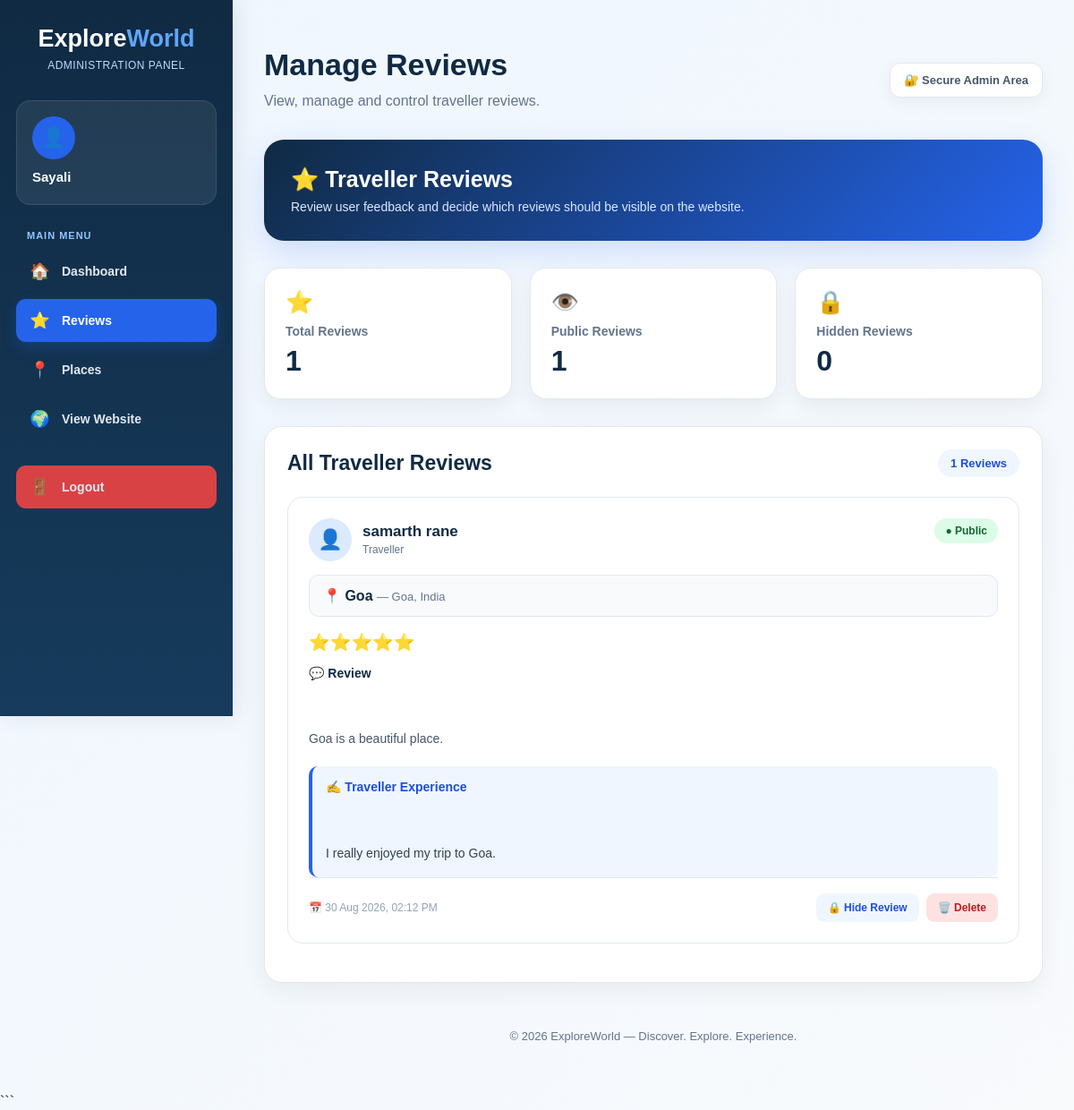
Page /admin/reviews.php (signed in) on the committed database.
### tables this page shows
CREATE TABLE `reviews` (
  `id` int(11) NOT NULL,
  `user_id` int(11) NOT NULL,
  `place_id` int(11) NOT NULL,
  `rating` int(11) NOT NULL,
  `review_text` text NOT NULL,
  `experience_text` text DEFAULT NULL,
  `is_public` tinyint(1) DEFAULT 1,
  `created_at` timestamp NOT NULL DEFAULT current_timestamp()
);

CREATE TABLE `users` (
  `id` int(11) NOT NULL,
  `name` varchar(100) NOT NULL,
  `email` varchar(150) NOT NULL,
  `password` varchar(255) NOT NULL,
  `created_at` timestamp NOT NULL DEFAULT current_timestamp()
);

CREATE TABLE `tourist_places` (
  `id` int(11) NOT NULL,
  `name` varchar(150) NOT NULL,
  `location` varchar(255) NOT NULL,
  `category` varchar(100) DEFAULT NULL,
  `budget` varchar(50) DEFAULT NULL,
  `description` text DEFAULT NULL,
  `best_time` varchar(150) DEFAULT NULL,
  `activities` text DEFAULT NULL,
  `image` varchar(255) DEFAULT NULL,
  `map_link` varchar(500) DEFAULT NULL,
  `created_at` timestamp NOT NULL DEFAULT current_timestamp()
);

### admin/reviews.php (the view, shortened to what this page needs)
<?php
require_once "../config/db.php";
$admin_name = $_SESSION["admin_name"] ?? "Administrator";
$review_query = "
    SELECT
        r.id,
        r.rating,
        r.review_text,
        r.experience_text,
        r.is_public,
        r.created_at,
        u.name AS user_name,
        tp.name AS place_name,
        tp.location AS place_location
    FROM reviews r
    INNER JOIN users u
        ON r.user_id = u.id
    INNER JOIN tourist_places tp
        ON r.place_id = tp.id
    ORDER BY r.created_at DESC
";
$reviews = $conn->query($review_query);
$total_reviews = 0;
$total_query = $conn->query(
    "SELECT COUNT(*) AS total
     FROM reviews"
);
if ($total_query) {
    $total_data = $total_query->fetch_assoc();
    $total_reviews = (int)$total_data["total"];
}
$public_reviews = 0;
$public_query = $conn->query(
    "SELECT COUNT(*) AS total
     FROM reviews
     WHERE is_public = 1"
);
if ($public_query) {
    $public_data = $public_query->fetch_assoc();
    $public_reviews = (int)$public_data["total"];
}
$hidden_reviews =
    $total_reviews - $public_reviews;
?>
<!DOCTYPE html>
<html lang="en">
<head>
</head>
<body>
<aside class="sidebar">
    <a
        href="../index.php"
        class="brand"
    >
        Explore<span>World</span>
    </a>
    <div class="brand-subtitle">
        ADMINISTRATION PANEL
    </div>
    <div class="admin-profile">
        <div class="profile-icon">
        </div>
        <h3>
            <?php
            echo htmlspecialchars(
                $admin_name
            );
            ?>
        </h3>
    </div>
    <div class="nav-title">
        Main Menu
    </div>
    <nav class="sidebar-nav">
        <a href="dashboard.php">
            <span class="nav-icon">
                🏠
            </span>
            Dashboard
        </a>
        <a
            href="reviews.php"
            class="active"
        >
            <span class="nav-icon">
                ⭐
            </span>
            Reviews
        </a>
        <a href="../places/index.php">
            <span class="nav-icon">
                📍
            </span>
            Places
        </a>
        <a href="../index.php">
            <span class="nav-icon">
                🌍
            </span>
            View Website
        </a>
        <a
            href="logout.php"
            class="logout-link"
        >
            <span class="nav-icon">
                🚪
            </span>
            Logout
        </a>
    </nav>
</aside>
<main class="main">
    <div class="top-header">
        <div class="header-text">
            <h1>
                Manage Reviews
            </h1>
            <p>
                View, manage and control traveller reviews.
            </p>
        </div>
        <div class="header-badge">
            🔐 Secure Admin Area
        </div>
    </div>
    <section class="page-banner">
        <h2>
            ⭐ Traveller Reviews
        </h2>
        <p>
            Review user feedback and decide which reviews
            should be visible on the website.
        </p>
    </section>
    <div class="stats">
        <div class="stat-card">
            <div class="stat-icon">
                ⭐
            </div>
            <h3>
                Total Reviews
            </h3>
            <p>
                <?php echo $total_reviews; ?>
            </p>
        </div>
        <div class="stat-card">
            <div class="stat-icon">
                👁️
            </div>
            <h3>
                Public Reviews
            </h3>
            <p>
                <?php echo $public_reviews; ?>
            </p>
        </div>
        <div class="stat-card">
            <div class="stat-icon">
                🔒
            </div>
            <h3>
                Hidden Reviews
            </h3>
            <p>
                <?php echo $hidden_reviews; ?>
            </p>
        </div>
    </div>
    <section class="reviews-section">
        <div class="section-header">
            <h2>
                All Traveller Reviews
            </h2>
            <span class="review-total">
                <?php echo $total_reviews; ?>
                Reviews
            </span>
        </div>
        <?php if ($reviews && $reviews->num_rows > 0): ?>
            <?php while ($review = $reviews->fetch_assoc()): ?>
                <div class="review-card">
                    <div class="review-top">
                        <div class="user-info">
                            <div class="user-avatar">
                                👤
                            </div>
                            <div>
                                <h3>
                                    <?php
                                    echo htmlspecialchars(
                                        $review["user_name"]
                                    );
                                    ?>
                                </h3>
                                <p>
                                    Traveller
                                </p>
                            </div>
                        </div>
                        <?php if ((int)$review["is_public"] === 1): ?>
                            <span class="status status-public">
                                ● Public
                            </span>
                        <?php else: ?>
                            <span class="status status-hidden">
                                ● Hidden
                            </span>
                        <?php endif; ?>
                    </div>
                    <div class="place-info">
                        📍
                        <strong>
                            <?php
                            echo htmlspecialchars(
                                $review["place_name"]
                            );
                            ?>
                        </strong>
                        <?php if (!empty($review["place_location"])): ?>
                            <span>
                                —
                                <?php
                                echo htmlspecialchars(
                                    $review["place_location"]
                                );
                                ?>
                            </span>
                        <?php endif; ?>
                    </div>
                    <div class="rating">
                        <?php
                        $rating =
                            (int)$review["rating"];
                        echo str_repeat(
                            "⭐",
                            $rating
                        );
                        ?>
                    </div>
                    <?php if (!empty($review["review_text"])): ?>
                        <div class="review-content">
                            <h4>
                                💬 Review
                            </h4>
                            <p>
                                <?php
                                echo nl2br(
                                    htmlspecialchars(
                                        $review["review_text"]
                                    )
                                );
                                ?>
                            </p>
                        </div>
                    <?php endif; ?>
                    <?php if (!empty($review["experience_text"])): ?>
                        <div class="experience">
                            <h4>
                                ✍️ Traveller Experience
                            </h4>
                            <p>
                                <?php
                                echo nl2br(
                                    htmlspecialchars(
                                        $review["experience_text"]
                                    )
                                );
                                ?>
                            </p>
                        </div>
                    <?php endif; ?>
                    <div class="review-footer">
                        <div class="review-date">
                            📅
                            <?php
                            if (!empty($review["created_at"])) {
                                echo date(
                                    "d M Y, h:i A",
                                    strtotime(
                                        $review["created_at"]
                                    )
                                );
                            } else {
                                echo "Date unavailable";
                            }
                            ?>
                        </div>
                        <div class="actions">
                            <form
                                method="POST"
                                onsubmit="
                                    return confirm(
                                        'Are you sure you want to change review visibility?'
                                    );
                                "
                            >
                                <button
                                    type="submit"
                                    name="toggle_public"
                                    class="action-btn toggle-btn"
                                >
                                    <?php
                                    if ((int)$review["is_public"] === 1) {
                                        echo "🔒 Hide Review";
                                    } else {
                                        echo "👁️ Make Public";
                                    }
                                    ?>
                                </button>
                            </form>
                            <form
                                method="POST"
                                onsubmit="
                                    return confirm(
                                        'Are you sure you want to permanently delete this review?'
                                    );
                                "
                            >
                                <button
                                    type="submit"
                                    name="delete_review"
                                    class="action-btn delete-btn"
                                >
                                    🗑️ Delete
                                </button>
                            </form>
                        </div>
                    </div>
                </div>
            <?php endwhile; ?>
        <?php endif; ?>
    </section>
    <footer class="footer">
        © <?php echo date("Y"); ?>
        ExploreWorld —
        Discover. Explore. Experience.
    </footer>
</main>
</body>
</html>

### rows in the picture
reviews: user.name "samarth rane", is_public "● Public", place.name "Goa", place.location "Goa, India", rating "⭐⭐⭐⭐⭐", review_text "Goa is a beautiful place.", experience_text "I really enjoyed my trip to Goa.", created_at "30 Aug 2026, 02:12 PM"

### other values in the picture
$admin_name "Sayali"
$total_reviews "1"
$public_reviews "1"
$hidden_reviews "0"
